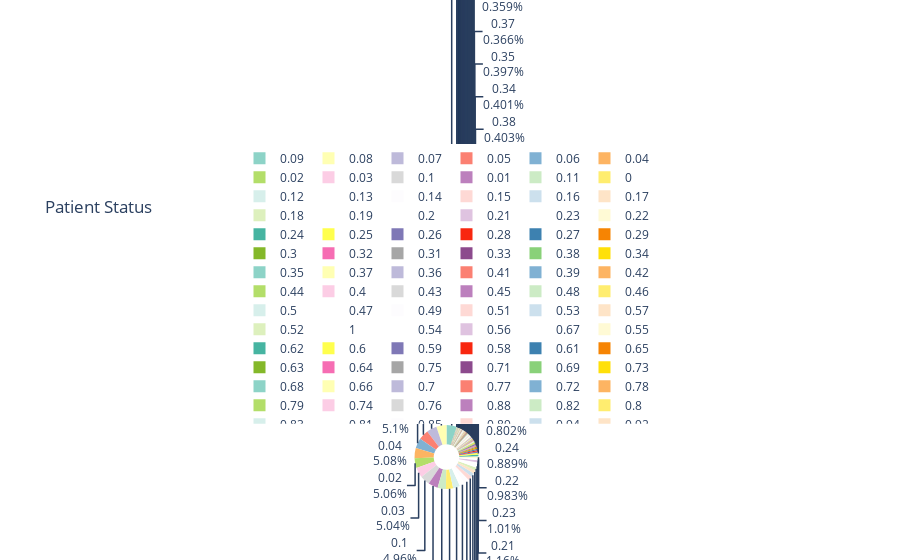

The notebook cell this image was saved under:
### Code cell
import plotly.express as px
from plotly.offline import plot
def tvdist(df,tv,b):
    tv_value_count = df[tv].value_counts()
    colors = px.colors.qualitative.Set3
    print(tv)
    print(colors)
    hover_text = [f"{tv}: {status}<br>Count: {count}" for status, count in tv_value_count.items()]
    try:
        nms=[b[int(i)] for i in list(tv_value_count.index)]
    except:
        nms=[i for i in list(tv_value_count.index)]
    order_status_fig = px.pie(
        names=nms,
        values=tv_value_count.values,
        title=f'Patient Status',
        hole=0.4,
        labels={'label':tv, 'value':'Count'},
        color_discrete_sequence=colors,
    #     hover_data={tv: [b[i] for i in list(tv_value_count.index)], 'Count': tv_value_count.values},
        hover_name=nms,
    )

    order_status_fig.update_traces(
    textinfo='percent+label'

    )

    order_status_fig.update_layout(
        legend=dict(orientation="h", yanchor="bottom", y=1.02, xanchor="center", x=0.5),
    )
    order_status_fig.show()
    plot(order_status_fig, filename='tvdist.html')
        
    
tvdist(df,tv,['not converted','converted'])

### Figure 1 — Plotly figure (JSON) as saved in the notebook; plotly's stock layout.template omitted (floating-point values rounded to 4 significant figures; data arrays with more than 128 entries replaced by an {"elided": "..."} marker saying what was removed)
{"data": [{"domain": {"x": [0, 1], "y": [0, 1]}, "hole": 0.4, "hovertemplate": "<b>%{hovertext}</b><br><br>label=%{label}<br>value=%{value}<extra></extra>", "hovertext": {"elided": "333 float values"}, "labels": {"elided": "333 float values"}, "legendgroup": "", "name": "", "showlegend": true, "textinfo": "percent+label", "type": "pie", "values": {"elided": "333 int values"}}], "layout": {"autosize": true, "legend": {"orientation": "h", "tracegroupgap": 0, "x": 0.5, "xanchor": "center", "y": 1.02, "yanchor": "bottom"}, "piecolorway": ["rgb(141,211,199)", "rgb(255,255,179)", "rgb(190,186,218)", "rgb(251,128,114)", "rgb(128,177,211)", "rgb(253,180,98)", "rgb(179,222,105)", "rgb(252,205,229)", "rgb(217,217,217)", "rgb(188,128,189)", "rgb(204,235,197)", "rgb(255,237,111)"], "title": {"text": "Patient Status"}}}
